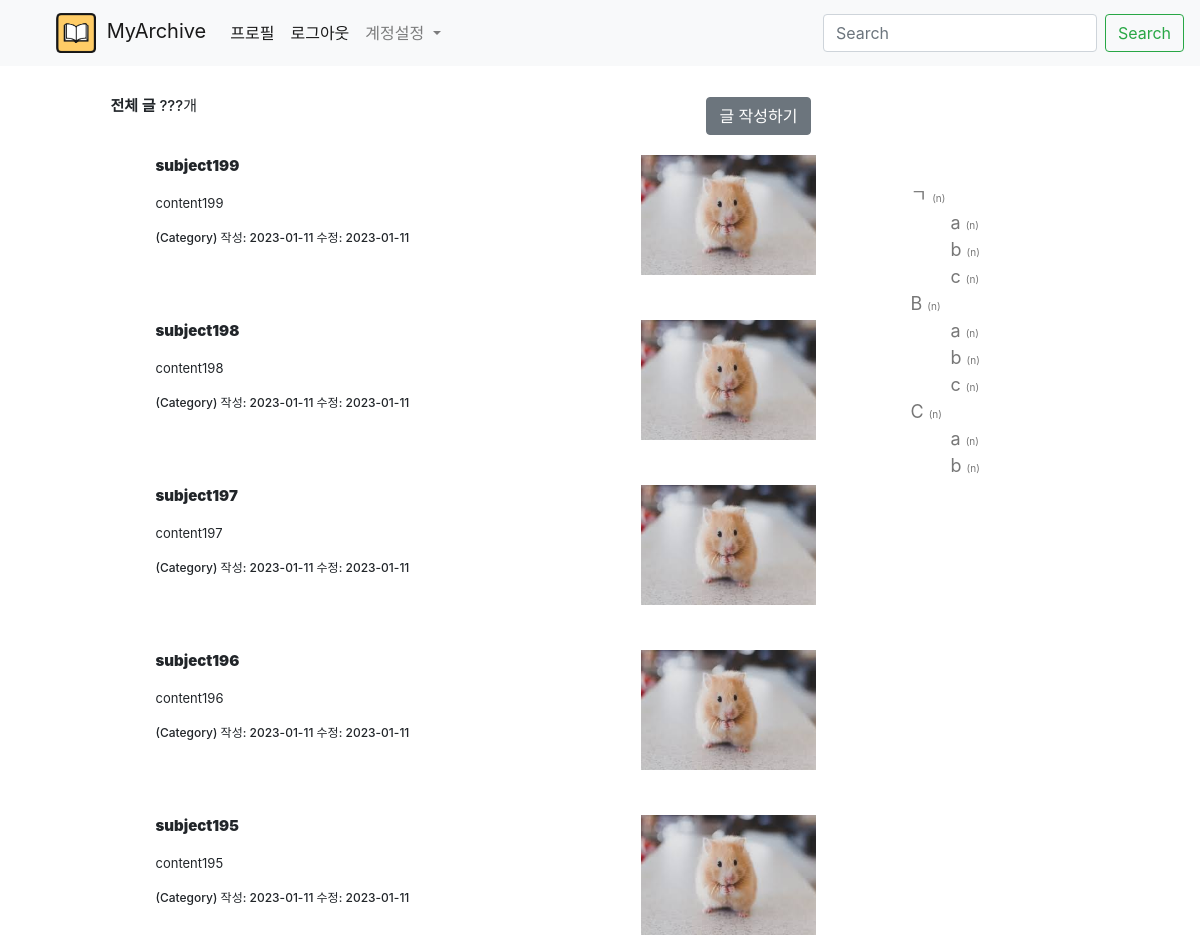
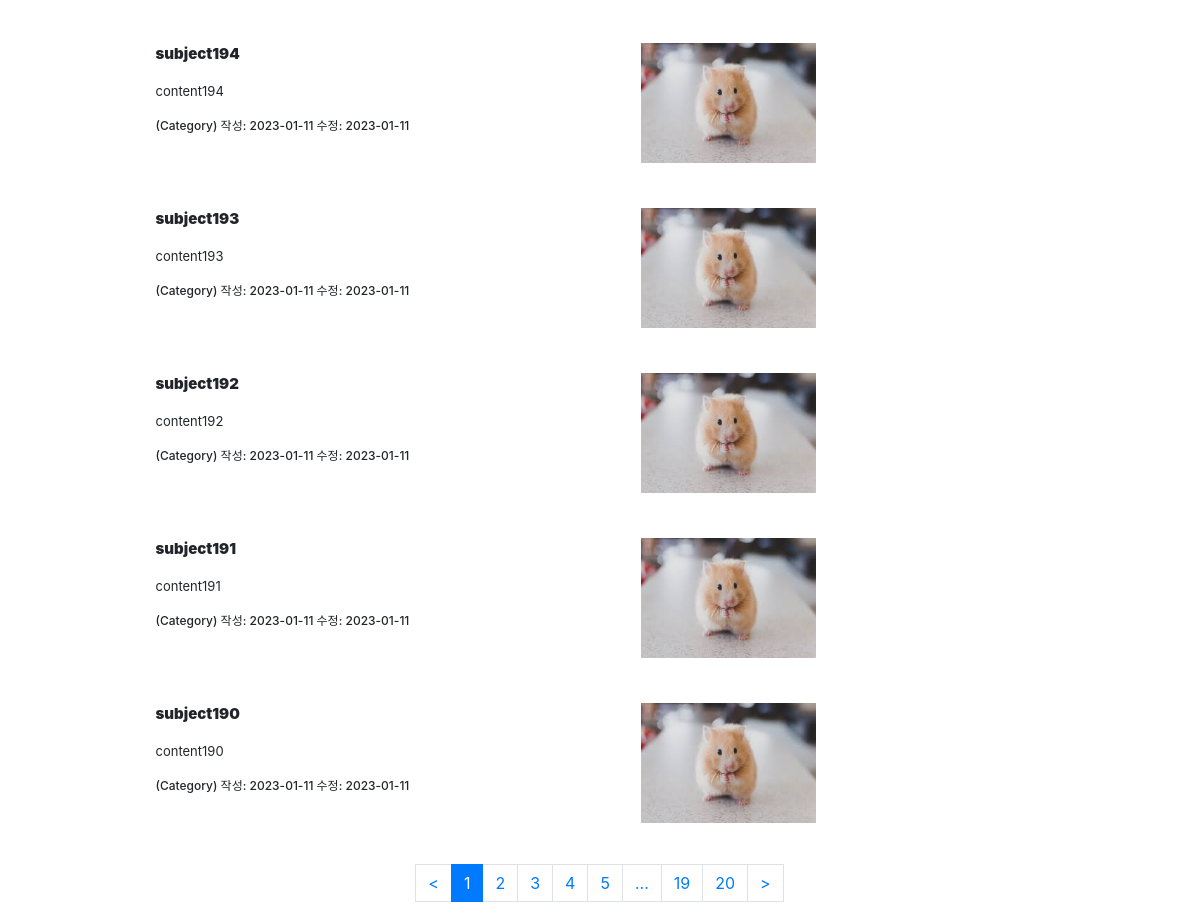
The app's page /mypage/1Q2w3e4r% (signed in), older data (2 pictures, top to bottom).
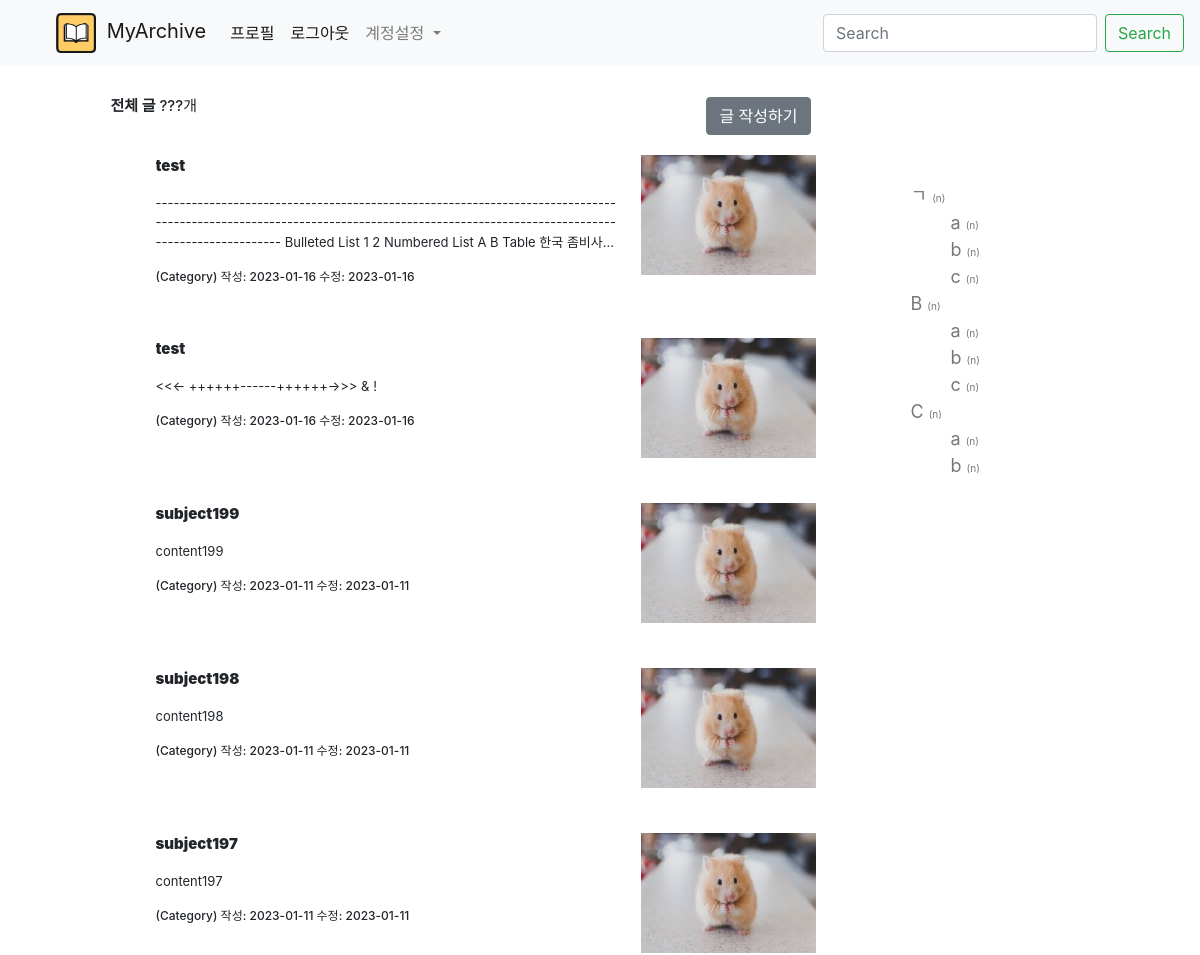
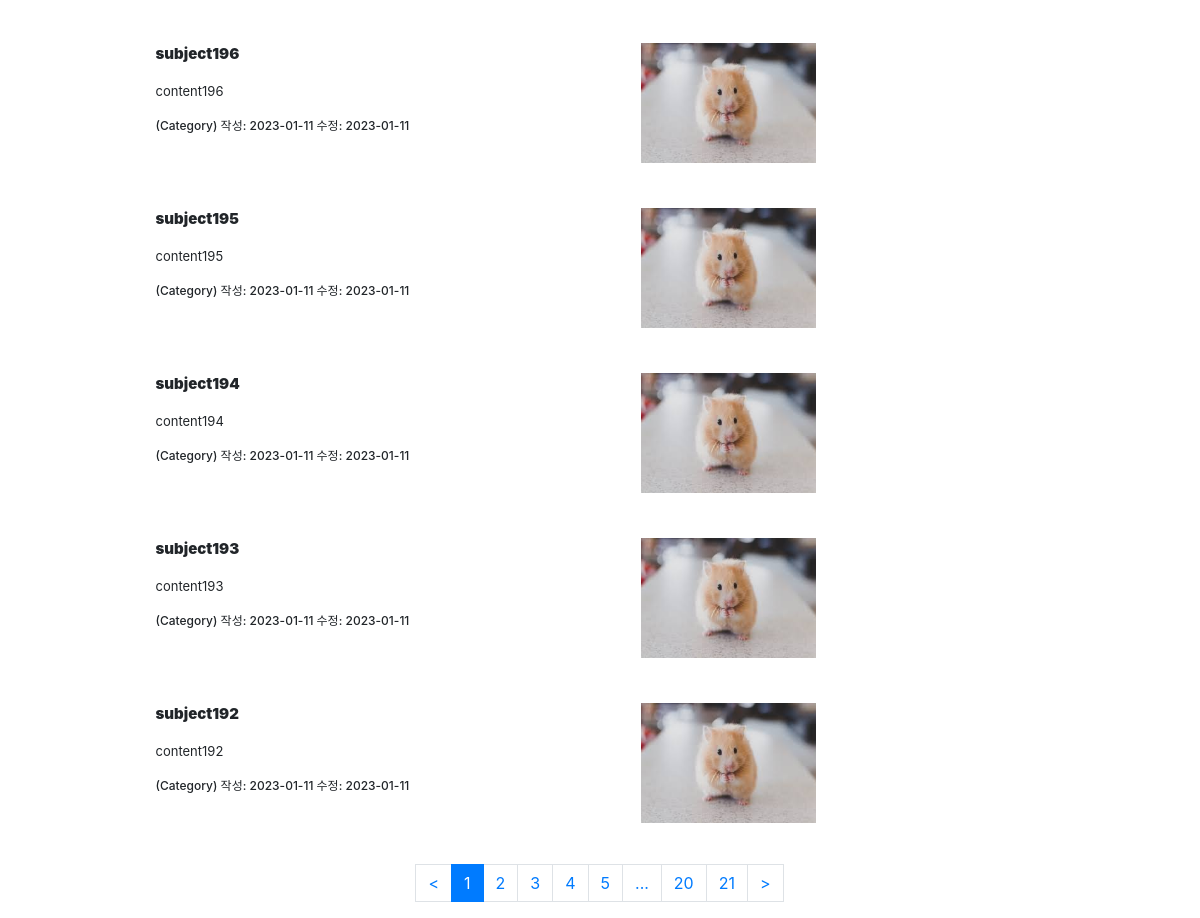
The same page, newer data (2 pictures, top to bottom).
### app/models.py (models this page shows)
class Post(db.Model): #작성한 글
    id = db.Column(db.Integer, primary_key=True) #id
    subject = db.Column(db.String(200), nullable=False) #제목
    content = db.Column(db.Text(), nullable=False) #내용, Text형은 길이제한 x
    create_date = db.Column(db.DateTime(), nullable=False) #작성일
    modify_date = db.Column(db.DateTime(), nullable=True) #수정일
    user_id = db.Column(db.Integer, db.ForeignKey('user.id', ondelete='CASCADE'), nullable=False)
    user = db.relationship('User', backref=db.backref('post_set')) #작성자

### app/views/mypage_views.py (the view)
@bp.route('/<user_name>')
def homepage(user_name):
    page = request.args.get('page', type=int, default=1) #URL 에 page 값이 없으면 자동으로 1 적용
    post_list = Post.query.filter_by(user_id=g.user.id).order_by(Post.create_date.desc())
    post_list = post_list.paginate(page = page, per_page=10) #post_list 는 단순 Post 모델이 아니라 Pagination 객체가 된다
    for post in post_list.items:
        post.content = re.sub('</[^>]*>', ' ', post.content) #html 태그 닫을 시 공백
        post.content = re.sub('(<([^>]+)>)','', post.content); # 정규식(re) 사용하여 html 태그 제거
        post.content = re.sub("&lt;", "<", post.content)
        post.content = re.sub("&gt;", ">", post.content)
        post.content = re.sub("&amp;", "&", post.content)
        post.content = re.sub('&nbsp;', '\t', post.content) #공백
    username = User.query.filter_by(username=user_name).first().username
    return render_template('homepage.html', post_list=post_list)

### app/filter.py (called while the page is built)
def format_datetime(value, fmt="%Y-%m-%d"):
    return value.strftime(fmt)

### app/views/login_views.py (called while the page is built)
@bp.before_app_request
def load_logged_in_user():
    user_id = session.get('user_id') #_login 함수에서 session[user_id] user.id (User 모델의 user.id, user.user_id가 아니다)
    if user_id is None:
        g.user = None
    else:
        g.user = User.query.get(user_id)

### app/templates/homepage.html (shortened to what this page needs)
{% extends 'base.html' %}
{% block content %}
{% include "navbar.html" %}
<div class="container my-3">
    <main class="main">
        <div class="area-main">
            <h2 class="article-category">
                <b>전체 글</b>
                <span>???개</span>
                {% if g.user %}
                <a href="{{ url_for('mypage.post_write') }}" class="btn btn-secondary" style="float:right">글 작성하기</a>
                {% endif %}
            </h2>
            {% if post_list %}
            {% for post in post_list.items %}
            <article class="article">
                <a href="{{ url_for('mypage.post_view', post_id=post.id) }}" class="article-img">
                    <img src="{{ url_for('static', filename='img/test_img1.jfif') }}">
                </a>
                <div class="article-content">
                    <a href="{{ url_for('mypage.post_view', post_id=post.id) }}" class="link-article">
                        <p class="title">
                            <b>{{ post.subject }}</b>
                        </p>
                        <p class="summary">
                            {{ post.content }}
                        </p>
                    </a>
                    <div class="box-meta">
                        <a href="#" class="link-category">(Category)</a>
                        <span class="date">작성: {{ post.create_date | datetime }}</span>
                        <span class="date">수정: {{ post.modify_date | datetime }}</span>
                    </div>
                </div>
            </article>
            {% endfor %}
            {% endif %}
        </div>
        <aside class="area-aside">
            <ul class="navbar-category">
                <li>
                    <a href="#">
                        ㄱ
                        <span class="cnt">(n)</span>
                    </a>
                    <ul>
                        <li>
                            <a href="#">
                                a
                                <span class="cnt">(n)</span>
                            </a>
                        </li>
                        <li>
                            <a href="#">
                                b
                                <span class="cnt">(n)</span>
                            </a>
                        </li>
                        <li>
                            <a href="#">
                                c
                                <span class="cnt">(n)</span>
                            </a>
                        </li>
                    </ul>
                </li>
                <li>
                    <a href="#">
                        B
                        <span class="cnt">(n)</span>
                    </a>
                    <ul>
                        <li>
                            <a href="#">
                                a
                                <span class="cnt">(n)</span>
                            </a>
                        </li>
                        <li>
                            <a href="#">
                                b
                                <span class="cnt">(n)</span>
                            </a>
                        </li>
                        <li>
                            <a href="#">
                                c
                                <span class="cnt">(n)</span>
                            </a>
                        </li>
                    </ul>
                </li>
                <li>
                    <a href="#">
                        C
                        <span class="cnt">(n)</span>
                    </a>
                    <ul>
                        <li>
                            <a href="#">
                                a
                                <span class="cnt">(n)</span>
                            </a>
                        </li>
                        <li>
                            <a href="#">
                                b
                                <span class="cnt">(n)</span>
                            </a>
                        </li>
                    </ul>
                </li>
            </ul>
        </aside>
        </div>
        <div class="area-pagination">
            <ul class="pagination justify-content-center">
                {% if post_list.has_prev %}
                <li>
                    <a class="page-link" href="?page={{ post_list.prev_num }}"> < </a>
                </li>
                {% else %}
                <li>
                    <a class="page-link" href="#"> < </a>
                </li>
                {% endif %}
                {% for page_num in post_list.iter_pages() %}
                    {% if page_num %}
                        {% if page_num != post_list.page %}
                        <li class="page-item">
                            <a class="page-link" href="?page={{ page_num }}">{{ page_num }}</a>
                        </li>
                        {% else %}
                        <li class="page-item active">
                            <a class="page-link" href="?page={{ page_num }}">{{ page_num }}</a>
                        </li>
                        {% endif %}
                    {% else %}
                        <li class="disabled">
                            <a class="page-link" href="#">...</a>
                        </li>
                    {% endif %}
                {% endfor %}
                {% if post_list.has_next %}
                <li>
                    <a class="page-link" href="?page={{ post_list.next_num }}"> > </a>
                </li>
                {% else %}
                <li>
                    <a class="page-link" href="#"> > </a>
                </li>
                {% endif %}
            </ul>
        </div>
{% endblock %}

### app/templates/base.html (shortened to what this page needs)
<!DOCTYPE html>
<html lang="ko">
    <head>
        <link rel="stylesheet" href="{{ url_for('static', filename='bootstrap.min.css') }}">
        <link rel="stylesheet" href="{{ url_for('static', filename='style.css') }}">
    </head>
    <body>
        {% block content %}
        {% endblock %}
    </body>
</html>

### app/templates/navbar.html (shortened to what this page needs)
<nav class="navbar navbar-expand-lg navbar-light bg-light">
    <a class="navbar-brand" href="{{ url_for('mypage.homepage', user_name=g.user.username) }}">
        <img src="{{ url_for('static', filename='img/icon.png') }}" style="width:40px; height:40px; margin-right:5px;">
        MyArchive
    </a>
    <div class="collapse navbar-collapse" id="navbarSupportedContent">
      <ul class="navbar-nav mr-auto">
        <li class="nav-item active">
          <a class="nav-link" href="#"> 프로필 <span class="sr-only">(current)</span></a>
        </li>
        {% if g.user %}
        <li class="nav-item active">
          <a class="nav-link" href="{{ url_for('login.logout') }}"> 로그아웃 </a>
        </li>
        {% endif %}
        <li class="nav-item dropdown">
          <a class="nav-link dropdown-toggle" href="#" id="navbarDropdown" role="button" data-toggle="dropdown" aria-haspopup="true" aria-expanded="false">
            계정설정
          </a>
        </li>
      </ul>
      <form class="form-inline my-2 my-lg-0">
        <input class="form-control mr-sm-2" type="search" placeholder="Search" aria-label="Search">
        <button class="btn btn-outline-success my-2 my-sm-0" type="submit">Search</button>
      </form>
    </div>
  </nav>

### app/static/style.css (style rules this page uses)
a { text-decoration: none; color: inherit; }
.main { display: flex; width: 100%; margin: 0 5%; }
.area-main { float: left; width: 720px; padding: 0; }
.article-category { font-size: 15px; margin: 10px; padding: 5px 0px; }
.article { width: 100%; display: flex; flex-direction: row-reverse; padding: 20px 0; }
.article .article-img { position: relative; overflow: hidden; width: 180px; height: 120px; margin-bottom: 5px; padding-right: 5px; }
.article .article-img img { width: 100%; height: 100%; }
.article .article-content { display: inline-block; width: 480px; margin: 0 5px 0 0; padding: 0 15px 0 0; }
.article .article-content .title { display: block; line-clamp: 1; font-size: 15px; font-weight: 600; padding: 0px 0px; display: -webkit-box; overflow: hidden; -webkit-line-clamp: 1; -webkit-box-orient: vertical; }
.article .article-content .summary { display: block; line-clamp: 3; max-height: 80px; font-size: 13px; line-height: 1.5; display: -webkit-box; overflow: hidden; -webkit-line-clamp: 3; -webkit-box-orient: vertical; }
.article .box-meta { max-width: 480px; height: 30px; font-size: 12px; font-weight: 500; }
.area-aside { float: left; Width: 280px; margin-top: 100px; margin-left: 50px; }
.area-aside .navbar-category { vertical-align: middle; }
.area-aside .navbar-category li { list-style: none; font-size: 18px; color: #777; }
.area-aside .navbar-category .cnt { font-size: 10px; }

Row changes from the older to the newer data that the page shows:
no longer on this page (row unchanged): Post: subject "subject191", content "content191", create_date "2023-01-11", modify_date "2023-01-11"
no longer on this page (row unchanged): Post: subject "subject190", content "content190", create_date "2023-01-11", modify_date "2023-01-11"
added Post: subject "test", content "------------------------------------------------------------------------------------------------------------------------------------------------------------------------------- Bulleted List 1 2 Numbered List A B Table 한국…", create_date "2023-01-16", modify_date "2023-01-16"
added Post: subject "test", content "<<← ++++++------++++++→>> & !", create_date "2023-01-16", modify_date "2023-01-16"
Text that changed along with them:
new list line: "21"
list line gone: "19"
